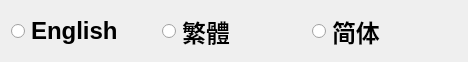
       <widget class="QWidget" name="horizontalLayoutWidget_2">
        <property name="geometry">
         <rect>
          <x>10</x>
          <y>0</y>
          <width>468</width>
          <height>61</height>
         </rect>
        </property>
        <layout class="QHBoxLayout" name="horizontalLayout_7">
         <item>
          <widget class="QRadioButton" name="radioButton_English">
           <property name="maximumSize">
            <size>
             <width>200</width>
             <height>40</height>
            </size>
           </property>
           <property name="font">
            <font>
             <family>Arial</family>
             <pointsize>18</pointsize>
             <weight>75</weight>
             <bold>true</bold>
            </font>
           </property>
           <property name="text">
            <string>English</string>
           </property>
           <property name="checkable">
            <bool>true</bool>
           </property>
          </widget>
         </item>
         <item>
          <widget class="QRadioButton" name="radioButton_Chinese">
           <property name="maximumSize">
            <size>
             <width>200</width>
             <height>40</height>
            </size>
           </property>
           <property name="font">
            <font>
             <family>Arial</family>
             <pointsize>18</pointsize>
             <weight>75</weight>
             <bold>true</bold>
            </font>
           </property>
           <property name="text">
            <string>繁體</string>
           </property>
           <property name="checkable">
            <bool>true</bool>
           </property>
          </widget>
         </item>
         <item>
          <widget class="QRadioButton" name="radioButton_Simplified">
           <property name="maximumSize">
            <size>
             <width>200</width>
             <height>40</height>
            </size>
           </property>
           <property name="font">
            <font>
             <family>Arial</family>
             <pointsize>18</pointsize>
             <weight>75</weight>
             <bold>true</bold>
            </font>
           </property>
           <property name="text">
            <string>简体</string>
           </property>
           <property name="checkable">
            <bool>true</bool>
           </property>
          </widget>
         </item>
        </layout>
       </widget>
